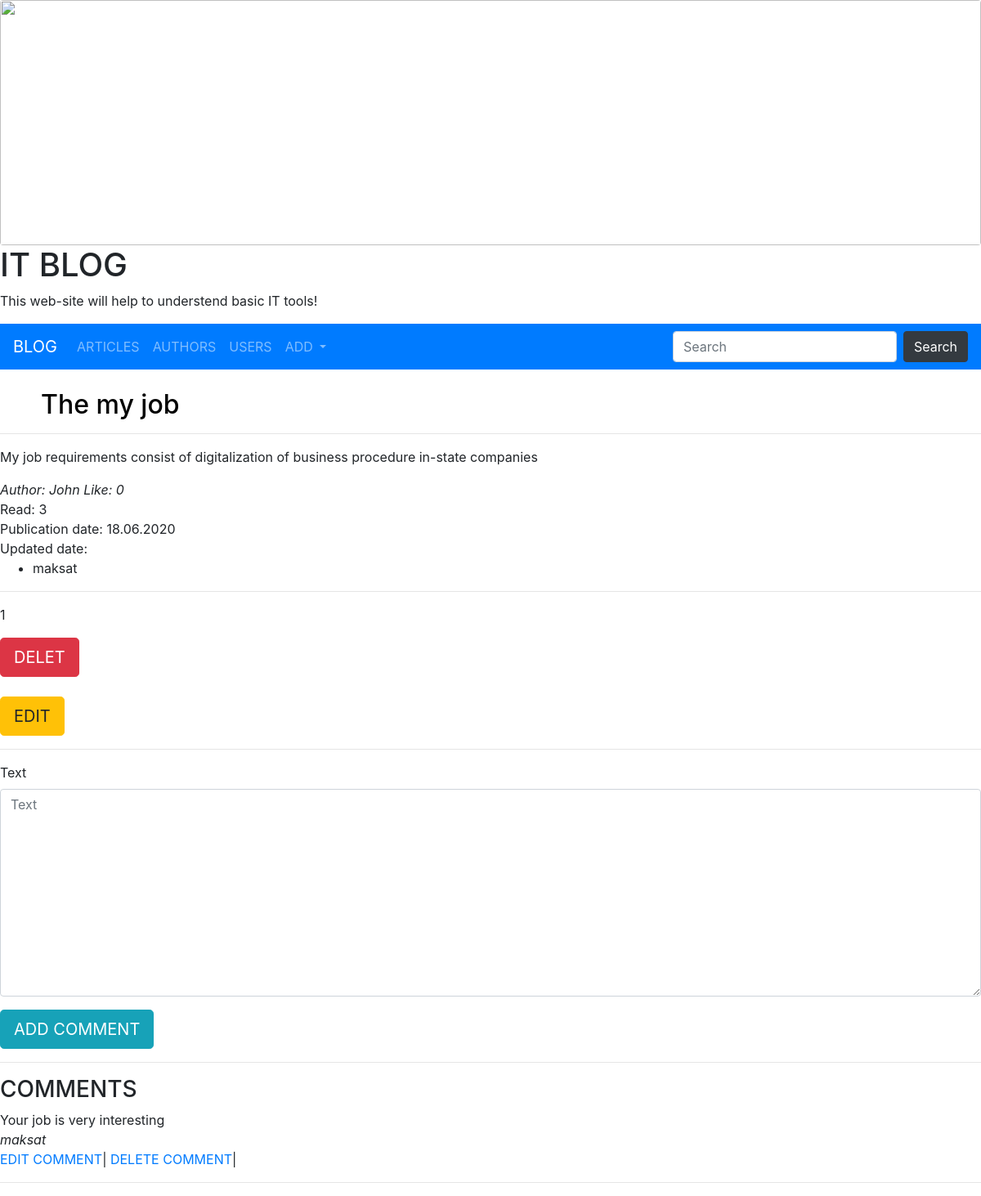
Page /article/3/ on the committed database.
### article/models.py (models this page shows, shortened)
class Article(models.Model):
    title = models.CharField(max_length=255)
    text = models.TextField()
    likes = models.IntegerField(default=0)
    active = models.BooleanField(default=True)
    author = models.ForeignKey( to='Author',
                                on_delete=models.CASCADE,
                                related_name="articles",
                                null=True,
                                blank=True )
    readers = models.ManyToManyField(   to=User,
                                        related_name="article",
                                        null=True,
                                        blank=True)
    publication_date = models.DateTimeField(auto_now_add=True)
    update_date = models.DateTimeField(auto_now=True)
    picture = models.ImageField(null=True, blank=True, upload_to="articles/" + datetime.today().strftime("%Y%m%d"))
    dislake = models.IntegerField(default=0)
    views = models.IntegerField(default=0)
    reposts = models.IntegerField(default=0)
    tag = models.ManyToManyField("Tag", blank=True, related_name="article")
    class Meta:
        verbose_name = "Статью"
        verbose_name_plural = "Статьи"

class Author(models.Model):
    name = models.CharField(max_length=255)
    photo = models.ImageField(upload_to= "author_photo", null=True, blank=True)
    user = models.OneToOneField(to=User, on_delete=models.SET_NULL, related_name="author",
    null=True, blank=True)
    def __str__(self):
        return self.name
    class Meta:
        verbose_name = "Автора"
        verbose_name_plural = "Автор"

class Comment(models.Model):
    article = models.ForeignKey(to=Article, on_delete=models.CASCADE, related_name="comments")
    text = models.TextField()
    user = models.ForeignKey(to=User, on_delete=models.CASCADE, related_name="comments")
    class Meta:
        verbose_name = "Коментарий"
        verbose_name_plural = "Комментарии"
        ordering = ["user"]

### article/views.py (the view, shortened to what this page needs)
# urls.py: path("article/<int:id>/", article, name="article"),
def article(request, id):
    article = Article.objects.get(id=id)
    article.views += 1
    user = request.user
    if not user.is_anonymous:
        article.readers.add(user)
    article.save()
    context = {}
    context["article"] = article
    context["form"] = CommentForm()
    return render(
        request,
        "article/article.html",
        context
    )

### article/forms.py
class CommentForm(forms.ModelForm):
    class Meta:
        model = Comment
        fields = ['article', 'text', 'user']

### article/templates/article/article.html (shortened to what this page needs)
{% extends 'base.html' %}
{% load bootstrap4 %}
{% block content %}
    <h2>{{ article.title }}</h2>
    <hr>
    <div>{{ article.text|escape|linebreaks }}</div>
    <i>Author: {{ article.author }}</i>
    <i>Like: {{ article.likes }}</i>
    <div>Read: {{ article.views }}</div>
    <div>Publication date: {{ article.publication_date|date:"d.m.Y" }}</div>
    <div>Updated date: {{ article.updated_date }}</div>
    <ul>
        {% for reader in article.readers.all %}
            <li>{{ reader }}</li>
    </ul>
        {% endfor %}
    <hr>
    <p>{{ article.comments.count }}</p>
    <form method="POST">
        <button name='delete_btn' class="btn btn-lg btn-danger">DELET</button>
    </form>
    <br>
        <a href="{% url 'edit-article' article.id %}" class="btn btn-lg btn-warning">EDIT</a>
    <hr>
    <form  method="POST">
       {% bootstrap_form form %}
        <button name="add_comment_btn" class="btn btn-lg btn-info">ADD COMMENT</button>
    </form>
    <hr>
    <h3>COMMENTS</h3>
    {% for comment in article.comments.all %}
        <div>{{ comment.text }}</div>
        <i>{{ comment.user.username }}</i>
        <p>
            <a href="{% url 'edit-comment' comment.id %}">EDIT COMMENT</a>|
            <a href="{% url 'delete-comment' comment.id %}">DELETE COMMENT</a>|
        </p>
        <hr>
    {% endfor %}
{% endblock %}

### static/main.css (style rules this page uses)
h2 { color: black; text-decoration: none; }
h2 { margin-left: 50px; }

### rows in the picture
Article: title "The my job", text "My job requirements consist of digitalization of business procedure in-state companies", author "John", likes "0", views "3", publication_date "18.06.2020", comments.count "1"
Comment: text "Your job is very interesting", user.username "maksat"

### other values in the picture
{{ reader }} "maksat"
